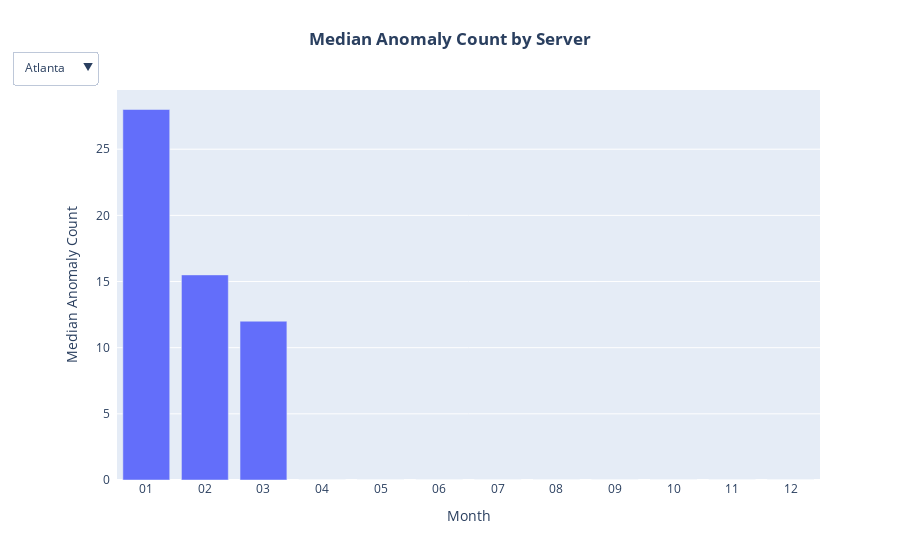

Notebook code cell kept with this figure:
### Code cell
#Created a df that separated each target in order to create a plot per target
atl = anomalymonth_2022.loc[anomalymonth_2022['target'] == 'Atlanta']
stl = anomalymonth_2022.loc[anomalymonth_2022['target'] == 'Seattle']
chi = anomalymonth_2022.loc[anomalymonth_2022['target'] == 'Chicago']

fig2 = go.Figure()

# Adding Atlanta bar plot
fig2.add_trace(
    go.Bar(
        y=list(atl['anomalytotal']),
        x=list(atl['month']),
        name='Altanta',
    )
)

# Adding Seattle bar plot
fig2.add_trace(
    go.Bar(
        y=list(stl['anomalytotal']),
        x=list(stl['month']),
        name='Seattle',
        visible=False,
    )
)

# Adding Chicago bar plot
fig2.add_trace(
    go.Bar(
        y=list(chi['anomalytotal']),
        x=list(chi['month']),
        name='Chicago',
        visible=False,
    )
)

# Minor layout adjustments
fig2.update_layout(title=('<b>Median Anomaly Count by Server</b>'), 
                  title_x=0.5,
                  margin=dict(t=90),
                  yaxis=dict( ticksuffix="  ", title="Median Anomaly Count"),
                   xaxis=dict(title="Month") 
                  )                
#Creating dropdown menu with names
fig2.update_layout(
    updatemenus=[
        dict(
            xanchor='left',
            x=-0.15,
            yanchor='top',
            y=1.1,
            active=0,
            buttons=list([
                dict(label="Atlanta",
                     method="update",
                     args=[{"visible": [True, False, False]}]
                    ),
                dict(label="Seattle",
                     method="update",
                     args=[{"visible": [False, True, False]}]
                    ),
                dict(label="Chicago",
                     method="update",
                     args=[{"visible": [False, False, True]}]
                    )
            ]),
        )
    ])
fig2.show()
#fig2.write_html('monthdropwdown.html')

### Figure 1 — Plotly figure (JSON) as saved in the notebook; plotly's stock layout.template omitted (floating-point values rounded to 4 significant figures)
{"data": [{"name": "Altanta", "type": "bar", "x": ["01", "02", "03", "04", "05", "06", "07", "08", "09", "10", "11", "12"], "y": [28, 15.5, 12, 0, 0, 0, 0, 0, 0, 0, 0, 0]}, {"name": "Seattle", "type": "bar", "visible": false, "x": ["01", "02", "03", "04", "05", "06", "07", "08", "09", "10", "11", "12"], "y": [42, 21.5, 18, 0, 0, 0, 0, 0, 0, 0, 0, 8]}, {"name": "Chicago", "type": "bar", "visible": false, "x": ["01", "02", "03", "04", "05", "06", "07", "08", "09", "10", "11", "12"], "y": [14, 13, 7, 0, 0, 0, 0, 0, 0, 0, 0, 0]}], "layout": {"autosize": true, "margin": {"t": 90}, "title": {"text": "<b>Median Anomaly Count by Server</b>", "x": 0.5}, "updatemenus": [{"active": 0, "buttons": [{"args": [{"visible": [true, false, false]}], "label": "Atlanta", "method": "update"}, {"args": [{"visible": [false, true, false]}], "label": "Seattle", "method": "update"}, {"args": [{"visible": [false, false, true]}], "label": "Chicago", "method": "update"}], "x": -0.15, "xanchor": "left", "y": 1.1, "yanchor": "top"}], "xaxis": {"autorange": true, "range": [-0.5, 11.5], "title": {"text": "Month"}, "type": "category"}, "yaxis": {"autorange": true, "range": [0, 29.47], "ticksuffix": "  ", "title": {"text": "Median Anomaly Count"}, "type": "linear"}}}
